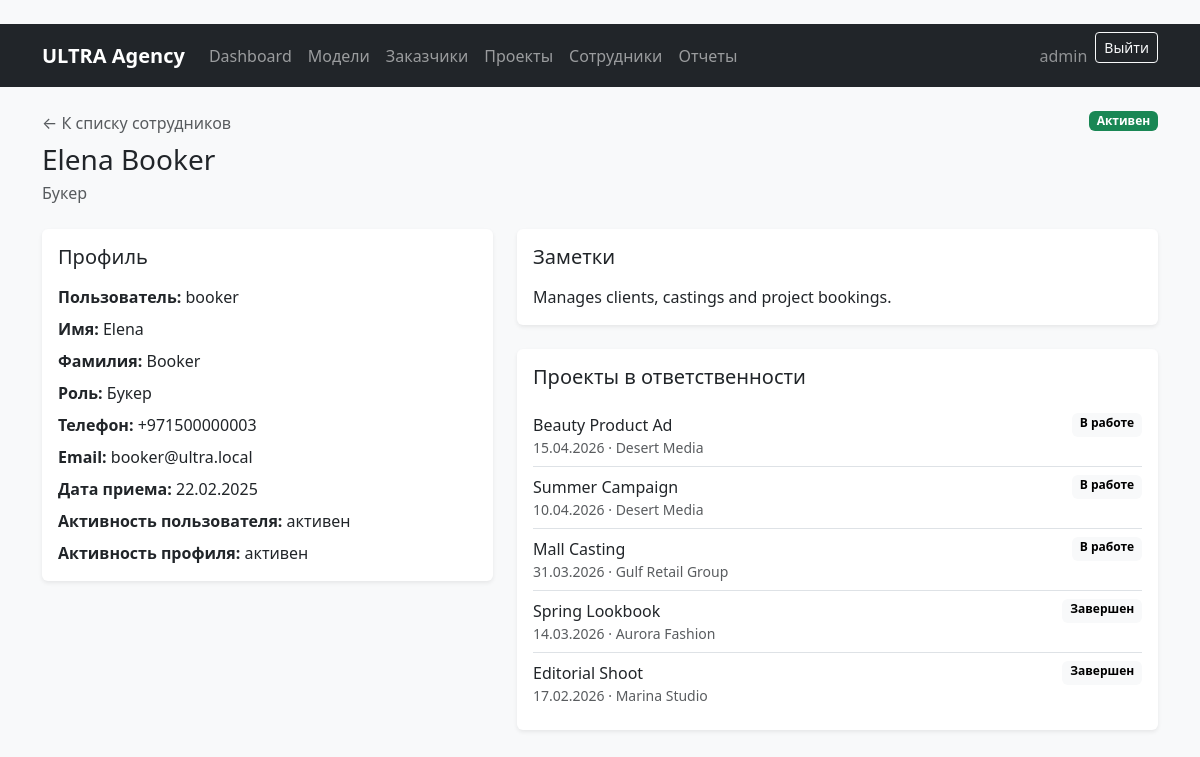
/employees/3/ (signed in), run on an earlier commit of the app's database.
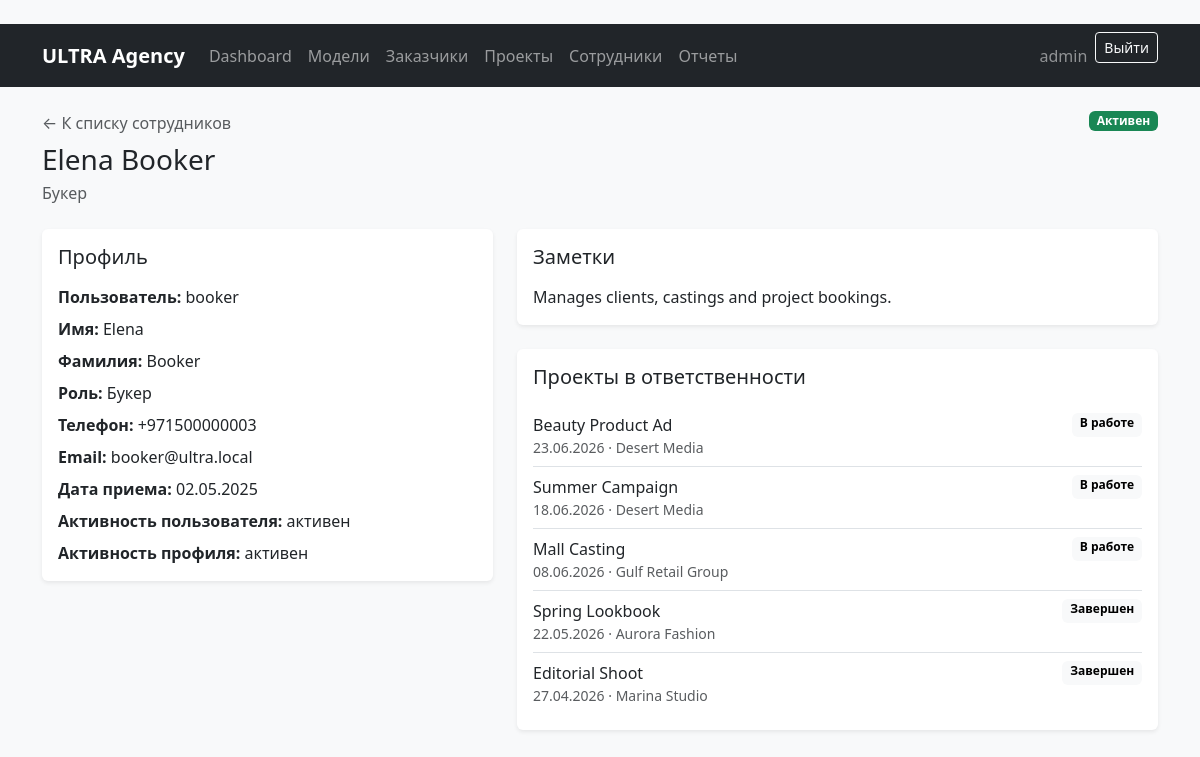
And on a later commit of the database.
### employees/models.py (models this page shows)
class EmployeeProfile(models.Model):
    class Role(models.TextChoices):
        DIRECTOR = 'director', 'Директор агентства'
        BOOKER = 'booker', 'Букер'
        SCOUT = 'scout', 'Скаут'
        ADMIN = 'admin', 'Системный администратор'
    user = models.OneToOneField(
        settings.AUTH_USER_MODEL,
        on_delete=models.CASCADE,
        related_name='employee_profile',
        verbose_name='Пользователь',
    )
    role = models.CharField(
        'Роль',
        max_length=20,
        choices=Role.choices,
        default=Role.SCOUT,
    )
    phone = models.CharField('Телефон', max_length=30, blank=True)
    hire_date = models.DateField('Дата приема', null=True, blank=True)
    is_active = models.BooleanField('Активен', default=True)
    notes = models.TextField('Заметки', blank=True)
    class Meta:
        verbose_name = 'Профиль сотрудника'
        verbose_name_plural = 'Профили сотрудников'
        ordering = ['user__last_name', 'user__first_name', 'user__username']
    def __str__(self):
        full_name = self.user.get_full_name()
        return full_name or self.user.get_username()

### projects/models.py (models this page shows, shortened)
class Project(db_models.Model):
    class ProjectType(db_models.TextChoices):
        CASTING = 'casting', 'Кастинг'
        PHOTOSESSION = 'photosession', 'Фотосессия'
        SHOW = 'show', 'Показ'
        ADVERTISING = 'advertising', 'Реклама'
    class Status(db_models.TextChoices):
        NEW = 'new', 'Новый'
        IN_PROGRESS = 'in_progress', 'В работе'
        COMPLETED = 'completed', 'Завершен'
        CANCELED = 'canceled', 'Отменен'
    title = db_models.CharField('Название', max_length=200)
    client = db_models.ForeignKey(
        Client,
        on_delete=db_models.PROTECT,
        related_name='projects',
        verbose_name='Заказчик',
    )
    project_type = db_models.CharField(
        'Тип проекта',
        max_length=20,
        choices=ProjectType.choices,
        default=ProjectType.CASTING,
    )
    description = db_models.TextField('Описание', blank=True)
    start_date = db_models.DateField('Дата начала')
    end_date = db_models.DateField('Дата окончания', null=True, blank=True)
    status = db_models.CharField(
        'Статус',
        max_length=20,
        choices=Status.choices,
        default=Status.NEW,
    )
    budget = db_models.DecimalField(
        'Бюджет / выручка',
        max_digits=12,
        decimal_places=2,
        default=0,
    )
    responsible_employee = db_models.ForeignKey(
        EmployeeProfile,
        on_delete=db_models.SET_NULL,
        null=True,
        blank=True,
        related_name='projects',
        verbose_name='Ответственный сотрудник',
    )
    models = db_models.ManyToManyField(
        ModelCard,
        through='Participation',
        related_name='projects',
        verbose_name='Модели',
        blank=True,
    )
    notes = db_models.TextField('Заметки', blank=True)
    created_at = db_models.DateTimeField('Дата создания', auto_now_add=True)
    updated_at = db_models.DateTimeField('Дата обновления', auto_now=True)
    class Meta:
        verbose_name = 'Проект'
        verbose_name_plural = 'Проекты'
        ordering = ['-start_date', 'title']

### clients/models.py (models this page shows, shortened)
class Client(models.Model):
    name = models.CharField('Название / имя заказчика', max_length=150)
    contact_person = models.CharField('Контактное лицо', max_length=120, blank=True)
    phone = models.CharField('Телефон', max_length=30, blank=True)
    email = models.EmailField('Email', blank=True)
    city = models.CharField('Город', max_length=100, blank=True)
    notes = models.TextField('Заметки', blank=True)
    created_at = models.DateTimeField('Дата добавления', auto_now_add=True)
    updated_at = models.DateTimeField('Дата обновления', auto_now=True)
    class Meta:
        verbose_name = 'Заказчик'
        verbose_name_plural = 'Заказчики'
        ordering = ['name']

### employees/views.py (the view)
# urls.py: path('<int:pk>/', EmployeeDetailView.as_view(), name='employee_detail'),
class EmployeeDetailView(EmployeeSectionRequiredMixin, DetailView):
    model = EmployeeProfile
    template_name = 'employees/employee_detail.html'
    context_object_name = 'employee'
    def get_queryset(self):
        return EmployeeProfile.objects.select_related('user').prefetch_related('projects')

### core/mixins.py (called while the page is built)
    def test_func(self):
        return user_has_any_role(self.request.user, self.allowed_roles)

### core/permissions.py (called while the page is built, shortened)
def get_user_role(user):
    if not user.is_authenticated or not user.is_active:
        return None
    if user.is_superuser:
        return ROLE_ADMIN

def user_has_any_role(user, roles):
    role = get_user_role(user)
    return role in roles

### templates/employees/employee_detail.html (shortened to what this page needs)
{% extends 'base.html' %}
{% block content %}
<div class="d-flex flex-column flex-md-row justify-content-between gap-3 mb-4">
    <div>
        <a class="text-muted text-decoration-none" href="{% url 'employees:employee_list' %}">← К списку сотрудников</a>
        <h1 class="h3 mt-2 mb-1">{{ employee }}</h1>
        <p class="text-muted mb-0">{{ employee.get_role_display }}</p>
    </div>
    <div>
        {% if employee.is_active and employee.user.is_active %}
            <span class="badge text-bg-success">Активен</span>
        {% else %}
            <span class="badge text-bg-secondary">Неактивен</span>
        {% endif %}
    </div>
</div>
<div class="row g-4">
    <div class="col-lg-5">
        <div class="card border-0 shadow-sm">
            <div class="card-body">
                <h2 class="h5 mb-3">Профиль</h2>
                <div class="vstack gap-2">
                    <div><strong>Пользователь:</strong> {{ employee.user.username }}</div>
                    <div><strong>Имя:</strong> {{ employee.user.first_name|default:'Не указано' }}</div>
                    <div><strong>Фамилия:</strong> {{ employee.user.last_name|default:'Не указана' }}</div>
                    <div><strong>Роль:</strong> {{ employee.get_role_display }}</div>
                    <div><strong>Телефон:</strong> {{ employee.phone|default:'Не указан' }}</div>
                    <div><strong>Email:</strong> {{ employee.user.email|default:'Не указан' }}</div>
                    <div><strong>Дата приема:</strong> {{ employee.hire_date|date:'d.m.Y'|default:'Не указана' }}</div>
                    <div><strong>Активность пользователя:</strong> {{ employee.user.is_active|yesno:'активен,неактивен' }}</div>
                    <div><strong>Активность профиля:</strong> {{ employee.is_active|yesno:'активен,неактивен' }}</div>
                </div>
            </div>
        </div>
    </div>
    <div class="col-lg-7">
        <div class="card border-0 shadow-sm mb-4">
            <div class="card-body">
                <h2 class="h5 mb-3">Заметки</h2>
                <p class="mb-0">{{ employee.notes|linebreaksbr|default:'Заметки пока не заполнены.' }}</p>
            </div>
        </div>
        <div class="card border-0 shadow-sm">
            <div class="card-body">
                <h2 class="h5 mb-3">Проекты в ответственности</h2>
                {% if employee.projects.all %}
                    <div class="list-group list-group-flush">
                        {% for project in employee.projects.all %}
                            <a class="list-group-item list-group-item-action px-0" href="{% url 'projects:project_detail' project.pk %}">
                                <div class="d-flex justify-content-between gap-3">
                                    <span>{{ project.title }}</span>
                                    <span class="badge text-bg-light">{{ project.get_status_display }}</span>
                                </div>
                                <div class="small text-muted">{{ project.start_date|date:'d.m.Y' }} · {{ project.client.name }}</div>
                            </a>
                        {% endfor %}
                    </div>
                {% else %}
                    <p class="text-muted mb-0">Сотрудник пока не назначен ответственным по проектам.</p>
                {% endif %}
            </div>
        </div>
    </div>
</div>
{% endblock %}

What changed in the data, as far as the page shows it:
changed EmployeeProfile "Букер": hire_date "22.02.2025" → "02.05.2025"
changed Project "Beauty Product Ad": start_date "15.04.2026" → "23.06.2026"
changed Project "Summer Campaign": start_date "10.04.2026" → "18.06.2026"
changed Project "Mall Casting": start_date "31.03.2026" → "08.06.2026"
changed Project "Spring Lookbook": start_date "14.03.2026" → "22.05.2026"
changed Project "Editorial Shoot": start_date "17.02.2026" → "27.04.2026"
